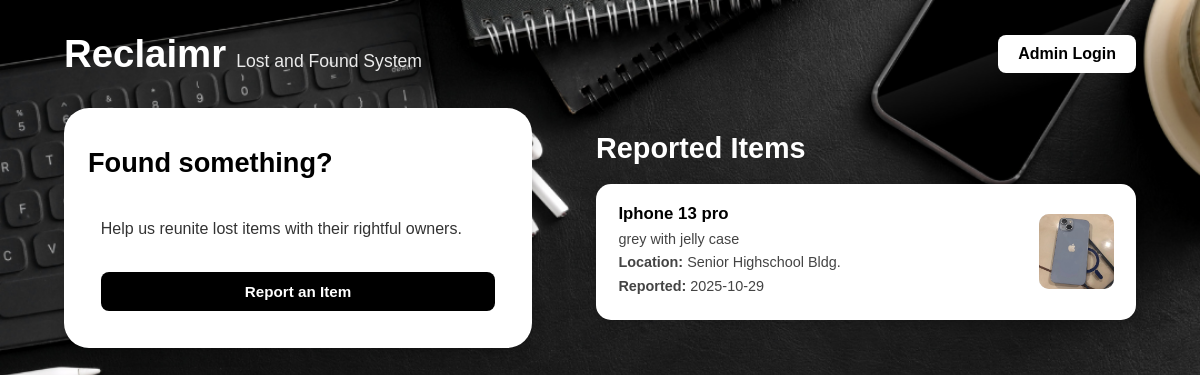
The page / on the database its author committed.
### items/models.py (models this page shows, shortened)
class Item(models.Model):
    CATEGORY_CHOICES = [
        ('lost', 'Lost'),
        ('found', 'Found'),
    ]
    STATUS_CHOICES = [
        ('Pending', 'Pending'),
        ('Claimed', 'Claimed'),
    ]
    title = models.CharField(max_length=200)
    description = models.TextField()
    category = models.CharField(max_length=10, choices=CATEGORY_CHOICES, default='found')
    location = models.CharField(max_length=200)
    date_reported = models.DateTimeField(default=timezone.now)
    contact_info = models.CharField(max_length=200, blank=True, null=True)
    image = models.ImageField(upload_to='item_images/', blank=True, null=True)
    status = models.CharField(max_length=20, choices=STATUS_CHOICES, default='Pending')
    class Meta:
        ordering = ['-date_reported']

### items/views.py (the view)
# urls.py: path('', views.home_view, name='home'),
def home_view(request):
    items = Item.objects.all().order_by('-date_reported')
    return render(request, 'invApp/home.html', {'items': items})

### items/templates/invApp/home.html (shortened to what this page needs)
{% load static %}
<!DOCTYPE html>
<html lang="en">
<head>
</head>
<body>
  <header>
    <div class="logo">
      <h1>Reclaimr</h1>
      <span>Lost and Found System</span>
    </div>
    <a href="{% url 'admin_login' %}" class="admin-btn">Admin Login</a>
  </header>
  <main>
    <section class="form-section" id="reportSection">
      <h2 id="sectionTitle">Found something?</h2>
      <div id="reportCard">
        <div class="form-container">
          <p style="font-size: 1rem; color:#333;">Help us reunite lost items with their rightful owners.</p>
          <button onclick="showForm()">Report an Item</button>
        </div>
      </div>
    </section>
    <section class="items-section">
      <h2>Reported Items</h2>
      {% for item in items %}
        {% if item.category == "found" %}
          <div class="item-card">
            <div class="item-info">
              <h3>{{ item.title }}</h3>
              <p>{{ item.description }}</p>
              <p><strong>Location:</strong> {{ item.location }}</p>
              <p><strong>Reported:</strong> {{ item.date_reported|date:"Y-m-d" }}</p>
            </div>
            {% if item.image %}
              <img src="{{ item.image.url }}" alt="{{ item.title }}" class="item-image" />
            {% else %}
              <div class="item-image"></div>
            {% endif %}
          </div>
        {% endif %}
      {% empty %}
        <p>No items reported yet.</p>
      {% endfor %}
    </section>
  </main>
</body>
</html>

### rows shown on the page
Item: title "Iphone 13 pro", description "grey with jelly case", location "Senior Highschool Bldg.", date_reported "2025-10-29", image (picture)
